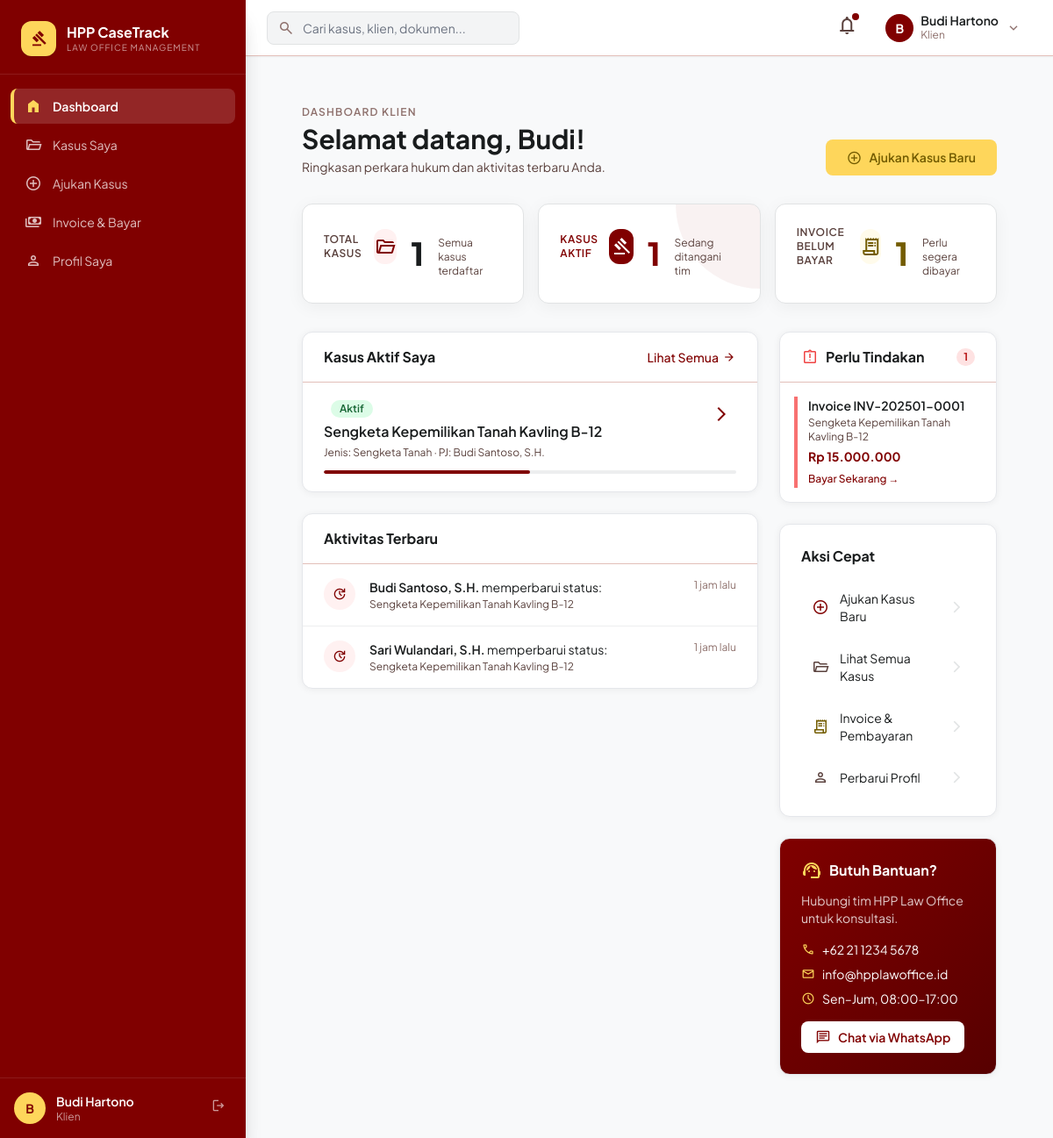
The app's page /client/dashboard.php (signed in) with its own data.
### tables this page shows
CREATE TABLE IF NOT EXISTS cases (
    id             INT AUTO_INCREMENT PRIMARY KEY,
    case_number    VARCHAR(30) UNIQUE NOT NULL,
    complaint_id   INT,
    client_id      INT NOT NULL,
    assigned_pj_id INT,
    case_type      VARCHAR(100),
    title          VARCHAR(255),
    description    TEXT,
    strategy       TEXT,
    status         ENUM('pending','active','on_hold','closed','won','lost','cancelled') DEFAULT 'pending',
    opened_at      DATETIME DEFAULT CURRENT_TIMESTAMP,
    closed_at      DATETIME,
    created_at     DATETIME DEFAULT CURRENT_TIMESTAMP,
    updated_at     DATETIME DEFAULT CURRENT_TIMESTAMP ON UPDATE CURRENT_TIMESTAMP,
    FOREIGN KEY (complaint_id)   REFERENCES complaints(id) ON DELETE SET NULL,
    FOREIGN KEY (client_id)      REFERENCES users(id),
    FOREIGN KEY (assigned_pj_id) REFERENCES users(id) ON DELETE SET NULL
);

CREATE TABLE IF NOT EXISTS users (
    id             INT AUTO_INCREMENT PRIMARY KEY,
    username       VARCHAR(100) UNIQUE,
    email          VARCHAR(150) UNIQUE NOT NULL,
    password       VARCHAR(255) NOT NULL,
    role           ENUM('client','legal_admin','ceo','pengacara_pj','lawyer','finance','head_finance','admin') NOT NULL DEFAULT 'client',
    name           VARCHAR(150) NOT NULL,
    phone          VARCHAR(20),
    address        TEXT,
    photo          VARCHAR(255),
    is_active      TINYINT(1) DEFAULT 1,
    otp_code       VARCHAR(10),
    otp_expires_at DATETIME,
    email_verified_at DATETIME,
    created_at     DATETIME DEFAULT CURRENT_TIMESTAMP,
    updated_at     DATETIME DEFAULT CURRENT_TIMESTAMP ON UPDATE CURRENT_TIMESTAMP
);

CREATE TABLE IF NOT EXISTS case_activities (
    id          INT AUTO_INCREMENT PRIMARY KEY,
    case_id     INT NOT NULL,
    user_id     INT NOT NULL,
    activity_type VARCHAR(50) DEFAULT 'update',
    description TEXT NOT NULL,
    location    VARCHAR(255),
    latitude    DECIMAL(10,8),
    longitude   DECIMAL(11,8),
    evidence_path VARCHAR(255),
    created_at  DATETIME DEFAULT CURRENT_TIMESTAMP,
    FOREIGN KEY (case_id) REFERENCES cases(id) ON DELETE CASCADE,
    FOREIGN KEY (user_id) REFERENCES users(id)
);

CREATE TABLE IF NOT EXISTS invoices (
    id             INT AUTO_INCREMENT PRIMARY KEY,
    case_id        INT,
    client_id      INT NOT NULL,
    invoice_number VARCHAR(50) UNIQUE NOT NULL,
    amount         DECIMAL(15,2) NOT NULL,
    description    TEXT,
    payment_proof_path VARCHAR(255),
    status         ENUM('unpaid','verification','paid','overdue') DEFAULT 'unpaid',
    due_date       DATE,
    paid_at        DATETIME,
    verified_by    INT,
    verified_at    DATETIME,
    notes          TEXT,
    created_at     DATETIME DEFAULT CURRENT_TIMESTAMP,
    FOREIGN KEY (case_id)     REFERENCES cases(id) ON DELETE SET NULL,
    FOREIGN KEY (client_id)   REFERENCES users(id),
    FOREIGN KEY (verified_by) REFERENCES users(id) ON DELETE SET NULL
);

### client/dashboard.php (the view, shortened to what the rows shown need)
<?php
require_once __DIR__ . '/../config/auth.php';
require_once __DIR__ . '/../includes/functions.php';
$user = currentUser();
$db   = getDB();
$recentCases = $db->prepare("SELECT c.*, u.name AS lawyer_name FROM cases c LEFT JOIN users u ON c.assigned_pj_id=u.id WHERE c.client_id=? ORDER BY c.updated_at DESC LIMIT 3");
$recentCases->execute([$user['id']]); $cases = $recentCases->fetchAll();
$activity = $db->prepare("SELECT cu.*, c.title AS case_title, c.case_number AS reference_number, u.name AS actor_name FROM case_activities cu JOIN cases c ON cu.case_id=c.id JOIN users u ON cu.user_id=u.id WHERE c.client_id=? ORDER BY cu.created_at DESC LIMIT 5");
$activity->execute([$user['id']]); $activities = $activity->fetchAll();
$pendingInvoices = $db->prepare("SELECT i.*, c.title AS case_title, c.case_number AS reference_number FROM invoices i JOIN cases c ON i.case_id=c.id WHERE i.client_id=? AND i.status IN ('unpaid','pending_verification') ORDER BY i.due_date LIMIT 3");
$pendingInvoices->execute([$user['id']]); $invoices = $pendingInvoices->fetchAll();
include __DIR__ . '/../includes/header.php';
include __DIR__ . '/../includes/sidebar.php';
?>
<div id="app-wrapper">
<?php include __DIR__ . '/../includes/sidebar.php'; ?>
<div id="page-content">
<div class="p-6 md:p-8 max-w-7xl mx-auto">
  <div class="flex flex-col md:flex-row md:items-end justify-between gap-4 mb-8">
    <div>
      <h1 class="text-3xl font-bold text-[#191c1d]">Selamat datang, <?= sanitize(explode(' ', $user['name'])[0]) ?>!</h1>
    </div>
  </div>
  <div class="grid grid-cols-1 lg:grid-cols-3 gap-6">
    <div class="lg:col-span-2 space-y-6">
      <?php if (empty($cases)): ?>
      <div class="card p-8 text-center">
        <div class="w-16 h-16 bg-[#fff1f1] rounded-full flex items-center justify-center mx-auto mb-4">
          <span class="material-symbols-outlined text-[#800000] text-3xl">gavel</span>
        </div>
        <h3 class="text-xl font-bold text-[#191c1d] mb-2">Belum ada kasus terdaftar</h3>
        <p class="text-sm text-[#5a413d] mb-6">Ajukan kasus hukum Anda dan tim HPP Law Office siap membantu.</p>
        <a href="/client/new-case-step1.php" class="btn-primary">
          <span class="material-symbols-outlined text-[18px]">add_circle</span>
          Ajukan Kasus Pertama
        </a>
      </div>
      <?php else: ?>
      <div class="card overflow-hidden">
        <div class="px-6 py-4 border-b border-[#e2bfb9] flex items-center justify-between">
          <h2 class="font-bold text-[#191c1d]">Kasus Aktif Saya</h2>
        </div>
        <div class="divide-y divide-[#edeeef]">
          <?php foreach ($cases as $case): ?>
          <div class="px-6 py-5 hover:bg-[#fafafa] transition-colors group">
            <div class="flex items-start justify-between gap-4">
              <div class="min-w-0 flex-1">
                <div class="flex items-center gap-2 mb-1">
                  <?= statusBadge($case['status']) ?>
                </div>
                <h3 class="font-semibold text-[#191c1d] group-hover:text-[#800000] transition-colors truncate"><?= sanitize($case['title']) ?></h3>
                <p class="text-xs text-[#5a413d] mt-1">
                  Jenis: <?= sanitize($case['case_type'] ?? '-') ?>
                  <?php if ($case['lawyer_name']): ?> · PJ: <?= sanitize($case['lawyer_name']) ?><?php endif; ?>
                </p>
              </div>
              <a href="/client/case-detail.php?id=<?= $case['id'] ?>" class="text-[#800000] hover:bg-[#fff1f1] p-1.5 rounded-lg transition-colors shrink-0">
                <span class="material-symbols-outlined text-[20px]">arrow_forward_ios</span>
              </a>
            </div>
            <?php
              $prog = ['new'=>10,'active'=>50,'on_hold'=>30,'closed'=>100,'won'=>100,'lost'=>100];
              $pct  = $prog[$case['status']] ?? 0;
            ?>
            <div class="mt-3 h-1 bg-[#edeeef] rounded-full overflow-hidden">
              <div class="h-full bg-[#800000] rounded-full transition-all" style="width:<?= $pct ?>%"></div>
            </div>
          </div>
          <?php endforeach; ?>
        </div>
      </div>
      <?php endif; ?>
      <?php if (!empty($activities)): ?>
      <div class="card overflow-hidden">
        <div class="px-6 py-4 border-b border-[#e2bfb9]">
          <h2 class="font-bold text-[#191c1d]">Aktivitas Terbaru</h2>
        </div>
        <div class="divide-y divide-[#edeeef]">
          <?php foreach ($activities as $act): ?>
          <div class="px-6 py-4 flex items-start gap-4">
            <div class="w-9 h-9 rounded-full bg-[#fff1f1] flex items-center justify-center shrink-0">
              <span class="material-symbols-outlined text-[#800000] text-[18px]">update</span>
            </div>
            <div class="flex-1 min-w-0">
              <p class="text-sm text-[#191c1d]">
                <span class="font-semibold"><?= sanitize($act['actor_name']) ?></span>
                memperbarui status: <span class="font-medium text-[#800000]"><?= sanitize($act['status_label']) ?></span>
              </p>
              <p class="text-xs text-[#5a413d] mt-0.5 truncate"><?= sanitize($act['case_title']) ?></p>
            </div>
            <span class="text-xs text-[#8e706c] whitespace-nowrap shrink-0"><?= timeAgo($act['created_at']) ?></span>
          </div>
          <?php endforeach; ?>
        </div>
      </div>
      <?php endif; ?>
    </div>
    <div class="space-y-6">
      <?php if (!empty($invoices)): ?>
      <div class="card overflow-hidden">
        <div class="px-6 py-4 border-b border-[#e2bfb9] flex items-center justify-between">
          <h2 class="font-bold text-[#191c1d] flex items-center gap-2">
            <span class="material-symbols-outlined text-red-500 text-[20px]">assignment_late</span>
            Perlu Tindakan
          </h2>
        </div>
        <div class="divide-y divide-[#edeeef]">
          <?php foreach ($invoices as $inv): ?>
          <div class="p-4">
            <div class="border-l-4 border-red-400 pl-3">
              <p class="text-sm font-semibold text-[#191c1d]">Invoice <?= sanitize($inv['invoice_number']) ?></p>
              <p class="text-xs text-[#5a413d] mt-0.5"><?= sanitize($inv['case_title']) ?></p>
              <p class="text-sm font-bold text-[#800000] mt-1"><?= formatRupiah($inv['amount']) ?></p>
              <a href="/client/invoice.php?id=<?= $inv['id'] ?>" class="text-xs text-[#800000] hover:underline font-medium mt-2 inline-block">
                <?= $inv['status'] === 'unpaid' ? 'Bayar Sekarang →' : 'Lihat Status →' ?>
              </a>
            </div>
          </div>
          <?php endforeach; ?>
        </div>
      </div>
      <?php endif; ?>
      <div class="card p-6">
        <h2 class="font-bold text-[#191c1d] mb-4">Aksi Cepat</h2>
      </div>
      <div class="card p-6 bg-gradient-to-br from-[#800000] to-[#570000] text-white">
        <h2 class="font-bold mb-3 flex items-center gap-2">
          <span class="material-symbols-outlined text-[#fed65b]" style="font-variation-settings:'FILL' 1">support_agent</span>
          Butuh Bantuan?
        </h2>
      </div>
    </div>
  </div>
</div>
</div>
</div>
<?php
include __DIR__ . "/../includes/footer.php";
?>

### includes/functions.php (shortened to what the rows shown need)
<?php
function formatRupiah($amount) {
    return 'Rp ' . number_format($amount, 0, ',', '.');
}
function timeAgo($dateStr) {
    $diff = time() - strtotime($dateStr);
    if ($diff < 86400) return floor($diff/3600) . ' jam lalu';
    return floor($diff/86400) . ' hari lalu';
}
function statusBadge($status) {
    $map = [
        'new'                  => ['Baru', 'bg-blue-100 text-blue-800'],
        'pending_completion'   => ['Menunggu Kelengkapan', 'bg-yellow-100 text-yellow-800'],
        'verified'             => ['Diverifikasi', 'bg-green-100 text-green-800'],
        'rejected'             => ['Ditolak', 'bg-red-100 text-red-800'],
        'active'               => ['Aktif', 'bg-green-100 text-green-800'],
        'on_hold'              => ['Ditangguhkan', 'bg-yellow-100 text-yellow-800'],
        'closed'               => ['Selesai', 'bg-gray-100 text-gray-800'],
        'won'                  => ['Menang', 'bg-emerald-100 text-emerald-800'],
        'lost'                 => ['Kalah', 'bg-red-100 text-red-800'],
        'unpaid'               => ['Belum Bayar', 'bg-red-100 text-red-800'],
        'pending_verification' => ['Menunggu Verifikasi', 'bg-yellow-100 text-yellow-800'],
        'paid'                 => ['Lunas', 'bg-green-100 text-green-800'],
        'overdue'              => ['Jatuh Tempo', 'bg-red-100 text-red-800'],
        'pending'              => ['Menunggu', 'bg-yellow-100 text-yellow-800'],
        'approved'             => ['Disetujui', 'bg-green-100 text-green-800'],
        'draft'                => ['Draft', 'bg-gray-100 text-gray-800'],
        'pending_ceo'          => ['Menunggu CEO', 'bg-purple-100 text-purple-800'],
    ];
    $s = $map[$status] ?? [$status, 'bg-gray-100 text-gray-800'];
    return '<span class="inline-flex items-center px-2.5 py-0.5 rounded-full text-xs font-semibold ' . $s[1] . '">' . $s[0] . '</span>';
}
function sanitize($input) {
    return htmlspecialchars(strip_tags(trim($input)), ENT_QUOTES, 'UTF-8');
}

### records on screen
cases: status "Aktif", title "Sengketa Kepemilikan Tanah Kavling B-12", case_type "Sengketa Tanah", assigned_pj.name "Budi Santoso, S.H."
case_activities: user.name "Budi Santoso, S.H.", case.title "Sengketa Kepemilikan Tanah Kavling B-12", created_at "1 jam lalu"
case_activities: user.name "Sari Wulandari, S.H.", case.title "Sengketa Kepemilikan Tanah Kavling B-12", created_at "1 jam lalu"
invoices: invoice_number "INV-202501-0001", case.title "Sengketa Kepemilikan Tanah Kavling B-12", amount "Rp 15.000.000", status "Bayar Sekarang →"

### other values on screen
substr($user['name'], 0, 1) "B"
$user['name'] "Budi Hartono"
$roleNames[$user['role']] "Klien"
$item['label'] "Dashboard"
$item['label'] "Kasus Saya"
$item['label'] "Ajukan Kasus"
$item['label'] "Invoice & Bayar"
$item['label'] "Profil Saya"
ROLE_NAMES[$role] "Klien"
explode(' ', $user['name'])[0] "Budi"
$totalCasesCount "1"
$activeCasesCount "1"
$unpaidCount "1"
count($invoices) "1"
$qa['label'] "Ajukan Kasus Baru"
